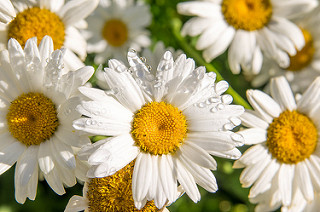
#> input picture Magisterka/image.jpg, 320 x 212 px
$ python generate_shift_crop.py
#> lines starting #> are read from the running program, lines starting #| are printed output that depends on the picture
import cv2
import numpy as np
import matplotlib.pyplot as plt
from PIL import Image


def generate_shift(image, shift_x, shift_y,):

    # Step 1: Load the image
     # Convert to grayscale

    #plt.imshow(image, cmap = 'gray')
    #plt.show()

    # Step 2: Shift using roll image
    shifted_image = np.roll (image, shift_x, axis = 1) # Shift x px horizontally
    #shifted_image_vertically = np.roll (shifted_image, shift_y, axis = 0) # Shift x px vertically

    # step 4: show image
    plt.imshow(shifted_image, cmap = 'gray')
    plt.show()

    return shifted_image

def generate_crop(image, shifted_image, shift_x, shift_y):

        # step 3: Cropp shifted image
    height, width = np.shape(shifted_image)

    #print (width)
    #print (height)

    top = shift_y
    bottom = height
    left = shift_x
    right = width
    height_shift = height-shift_y
    width_shift = width-shift_x


    image_ = Image.fromarray(image.astype('uint8'))
    cropped_image = image_.crop((left, top, right, bottom))

    #Display the cropped image as a new file
    cropped_image.show()
    plt.show()


    # Cropped image of above dimension
    # (It will not change original image)
    shifted_image_ = Image.fromarray(shifted_image.astype('uint8'))
    cropped_shifted_image = shifted_image_.crop((left, top, right, bottom))

    cropped_shifted_image.show()
    plt.show()

    return cropped_shifted_image, cropped_image, width_shift, height_shift

'''
def hadamard_product(matrix_A, matrix_B):

    #Compute the Hadamard product of two matrices.

    Args:
    — matrix_A (numpy.ndarray): First matrix.
    — matrix_B (numpy.ndarray): Second matrix.

    Returns:
    — numpy.ndarray: Hadamard product of the input matrices.

    # Ensure matrices have the same shape
    if matrix_A.size != matrix_B.size:
        raise ValueError(" Both matrices must have the same shape for Hadamard product.")

    #return np.multiply(matrix_A.as_type('float'), matrix_B.as_type('float'))
    return np.multiply(matrix_A, matrix_B)'''

def generate_input(matrix_A, matrix_B, width_shift, height_shift):

    print(matrix_A.size)
    print(matrix_B.size)

    if matrix_A.size != matrix_B.size:
        raise ValueError(" Both matrices must have the same shape for Hadamard product.")

    input_image = np.multiply(matrix_A, matrix_B)
    #print(result)
    #input_image = cropped_image*cropped_shifted_image

    plt.imshow(input_image, 'gray')
    plt.show()

    # z jakiegoś powodu zwraca inny rozmiar tablicy
    return input_image.reshape((height_shift, width_shift))

def generate_output(matrix_C, matrix_A):


    matrix_C
    print(matrix_C.size)
    print(matrix_A.size)

    #input_image = matrix_C
    if matrix_C.size != matrix_A.size:
        raise ValueError(" Both matrices must have the same shape for Hadamard product.")

    #print(result)
    #input_image = cropped_image*cropped_shifted_image

    output_image = np.divide(matrix_C, matrix_A)

    plt.imshow(output_image, 'gray')
    plt.show()

    return output_image


image = cv2.imread('image.jpg', cv2.IMREAD_GRAYSCALE)
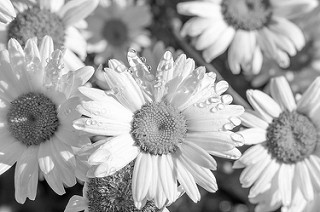
#> image: shape (212, 320); min 0, max 255, mean 164.8

shift_x = 0
shift_y = 0


shifted_image = generate_shift(image,  shift_x, shift_y)

cropped_image, cropped_shifted_image, width_shift, height_shift = generate_crop(image, shifted_image, shift_x, shift_y)
#> width_shift = 320; height_shift = 212

#input_image = hadamard_product(cropped_image, cropped_shifted_image)

input_image = generate_input(cropped_image,cropped_shifted_image, width_shift, height_shift)
#| (320, 212)
#| (320, 212)
#> in generate_input, `input_image = np.multiply(matrix_A, matrix_B)`:
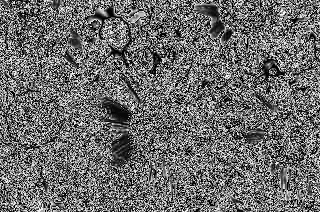
#> input_image: shape (212, 320); min 0, max 249, mean 108.1

plt.imshow(input_image)

plt.show()
print(input_image.size)
#| 67840

output_image = generate_output(input_image,cropped_image)
#| 67840
#| (320, 212)
#> (the run stopped early here; a loop or call above may not have finished)
